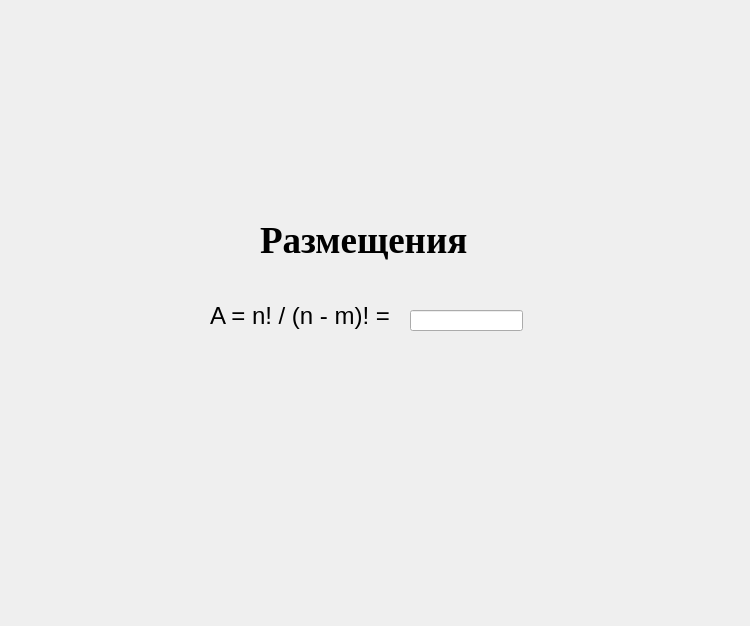
<?xml version="1.0" encoding="UTF-8"?>
<ui version="4.0">
 <class>Dialog</class>
 <widget class="QDialog" name="Dialog">
  <property name="geometry">
   <rect>
    <x>0</x>
    <y>0</y>
    <width>750</width>
    <height>626</height>
   </rect>
  </property>
  <property name="windowTitle">
   <string>Dialog</string>
  </property>
  <widget class="QLabel" name="label">
   <property name="geometry">
    <rect>
     <x>260</x>
     <y>220</y>
     <width>208</width>
     <height>41</height>
    </rect>
   </property>
   <property name="font">
    <font>
     <family>Times New Roman</family>
     <pointsize>28</pointsize>
     <bold>true</bold>
    </font>
   </property>
   <property name="text">
    <string>Размещения</string>
   </property>
  </widget>
  <widget class="QLabel" name="label_2">
   <property name="geometry">
    <rect>
     <x>210</x>
     <y>300</y>
     <width>196</width>
     <height>32</height>
    </rect>
   </property>
   <property name="font">
    <font>
     <pointsize>18</pointsize>
    </font>
   </property>
   <property name="text">
    <string>A = n! / (n - m)! = </string>
   </property>
  </widget>
  <widget class="QLineEdit" name="Placements_answer">
   <property name="geometry">
    <rect>
     <x>410</x>
     <y>310</y>
     <width>113</width>
     <height>21</height>
    </rect>
   </property>
  </widget>
 </widget>
 <resources/>
 <connections/>
</ui>
